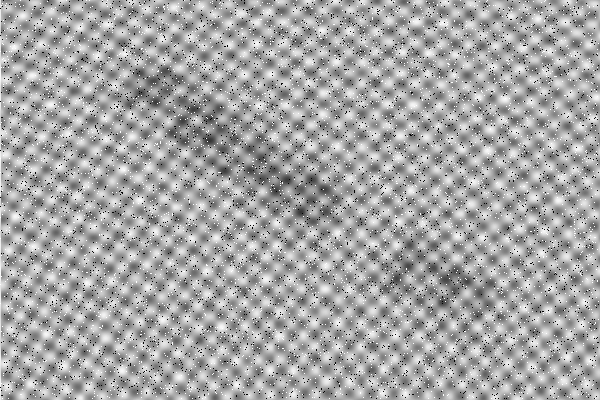
#> input picture assets/Letters-noisy.png, 600 x 400 px, found by its file name
$ jupyter execute notebook_letras.ipynb
#> lines starting #> are read from the running program, lines starting #| are printed output that depends on the picture; after the words box and inside, x2 and y2 are one past the last pixel; in counts of white or black regions, pixels touching at a corner belong together
# Projeto: Remoção de ruído periódico e segmentação de letras escondidas

Este notebook foi construído **a partir das ideias das aulas teóricas**:
- imagem digital e pré-processamento;
- filtros no domínio espacial;
- filtros no domínio das frequências;
- segmentação por thresholding.

A estratégia seguida é:

1. **Ler e caracterizar a imagem**
2. **Aplicar pré-processamento espacial** para reduzir ruído fino
3. **Analisar o espectro FFT** para encontrar ruído periódico
4. **Aplicar filtros notch gaussianos simétricos** no domínio da frequência
5. **Realçar estruturas escuras** no domínio espacial
6. **Segmentar** com Otsu / threshold local
7. **Comparar resultados**

O objetivo não é “adivinhar” letras à força, mas montar uma pipeline coerente com a teoria das aulas.

[cell 1]
import numpy as np
import cv2
import matplotlib.pyplot as plt
from pathlib import Path

plt.rcParams["figure.figsize"] = (10, 6)
plt.rcParams["image.cmap"] = "gray"
plt.rcParams["axes.titlesize"] = 13

## 1. Funções auxiliares

[cell 2]
def resolve_image_path(filename="Letters-noisy.png"):
#> called with filename = 'Letters-noisy.png'
    candidates = [
        Path(filename),
        Path("/mnt/data") / filename,
        Path.cwd() / filename,
        Path.cwd() / "assets" / filename,
        Path.cwd().parent / "assets" / filename,
    ]
    for path in candidates:
        if path.exists():
            return path
    raise FileNotFoundError(f"Não encontrei '{filename}'. Verifica o caminho.")


def show(img, title="", figsize=(7, 7), cmap="gray"):
    plt.figure(figsize=figsize)
    plt.imshow(img, cmap=cmap)
    plt.title(title)
    plt.axis("off")
    plt.show()


def show_pair(a, b, ta, tb, figsize=(14, 6), cmap="gray"):
    fig, ax = plt.subplots(1, 2, figsize=figsize)
    ax[0].imshow(a, cmap=cmap)
    ax[0].set_title(ta)
    ax[0].axis("off")
    ax[1].imshow(b, cmap=cmap)
    ax[1].set_title(tb)
    ax[1].axis("off")
    plt.tight_layout()
    plt.show()


def show_grid(images, titles, ncols=3, figsize=(16, 10), cmap="gray"):
    n = len(images)
    nrows = int(np.ceil(n / ncols))
    fig, ax = plt.subplots(nrows, ncols, figsize=figsize)
    ax = np.array(ax).reshape(nrows, ncols)
    for i in range(nrows * ncols):
        r, c = divmod(i, ncols)
        ax[r, c].axis("off")
        if i < n:
            ax[r, c].imshow(images[i], cmap=cmap)
            ax[r, c].set_title(titles[i])
    plt.tight_layout()
    plt.show()

## 2. Carregar a imagem

[cell 3]
img_path = resolve_image_path("Letters-noisy.png")
img = cv2.imread(str(img_path), cv2.IMREAD_GRAYSCALE)
#> img is the input picture: shape (400, 600); min 0, max 255, mean 166.1

if img is None:
    raise RuntimeError("A imagem não foi carregada.")

print("Imagem:", img_path)
print("Shape:", img.shape, "| dtype:", img.dtype)
#| Shape: (400, 600) | dtype: uint8

show(img, "Imagem original")

## 3. Observação inicial

Pela inspeção visual, a imagem contém:
- **ruído periódico** bem marcado;
- uma estrutura central mais escura;
- possíveis letras/traços escondidos.

Isto sugere combinar:
- **filtros espaciais** para redução de ruído fino;
- **filtros no domínio das frequências** para remover o padrão periódico;
- **segmentação** no fim.

[cell 4]
plt.figure(figsize=(8,4))
plt.hist(img.ravel(), bins=256, range=(0,255))
plt.title("Histograma da imagem")
plt.xlabel("Intensidade")
plt.ylabel("Número de píxeis")
plt.show()
#> figure, not shown here; tallest bar 6124 high, from x = 169.3 to 170.3

## 4. Pré-processamento espacial

[cell 5]
# parâmetros base
GAUSSIAN_KERNEL = 5
MEDIAN_KERNEL = 3

img_blur = cv2.GaussianBlur(img, (GAUSSIAN_KERNEL, GAUSSIAN_KERNEL), 0)
img_med = cv2.medianBlur(img_blur, MEDIAN_KERNEL)

show_grid(
    [img, img_blur, img_med],
    ["Original", "Gaussian blur", "Gaussian + mediana"],
    ncols=3,
    figsize=(15,5)
)
#> in show_grid, `n = len(images)`: n = 3
#> in show_grid, `nrows = int(np.ceil(n / ncols))`: nrows = 1

A mediana é útil para reduzir ruído impulsivo/fino, enquanto o suavizamento gaussiano reduz detalhe de alta frequência antes da segmentação.

## 5. FFT e espectro

[cell 6]
def fft_spectrum(img):
    fft = np.fft.fftshift(np.fft.fft2(img.astype(np.float32)))
    magnitude = np.log1p(np.abs(fft))
    return fft, magnitude

fft0, magnitude = fft_spectrum(img_med)

show_pair(img_med, magnitude, "Imagem pré-processada", "Magnitude FFT (log)")

## 6. Deteção automática de picos do ruído periódico

A teoria das aulas de filtragem espectral mostra que ruído periódico surge como **picos localizados no espectro**.
Como o filtro notch tem de ser **simétrico em relação ao centro**, vamos:
1. ignorar uma região circular central;
2. encontrar máximos locais fortes;
3. construir uma máscara notch gaussiana simétrica.

[cell 7]
PEAK_THRESHOLD_PERCENTILE = 99.9
PEAK_NEIGHBORHOOD = 9
CENTER_EXCLUSION_RADIUS = 16
NOTCH_SIGMA = 6.0

def detect_periodic_peaks(magnitude, percentile=99.9, neighborhood=9, center_radius=12):
    mag = magnitude.copy().astype(np.float32)
    rows, cols = mag.shape
    crow, ccol = rows // 2, cols // 2

    yy, xx = np.ogrid[:rows, :cols]
    center_mask = (yy - crow) ** 2 + (xx - ccol) ** 2 <= center_radius ** 2
    mag[center_mask] = 0

    kernel = np.ones((neighborhood, neighborhood), np.uint8)
    local_max = cv2.dilate(mag, kernel)

    threshold = np.percentile(mag, percentile)
    peak_mask = (mag >= threshold) & (mag == local_max)
    coords = np.argwhere(peak_mask)

    selected = []
    min_dist = max(2, neighborhood // 2)
    for r, c in coords:
        if all((r-r0)**2 + (c-c0)**2 > min_dist**2 for r0, c0 in selected):
            selected.append((int(r), int(c)))

    return selected, peak_mask.astype(np.uint8) * 255


def build_gaussian_notch_mask(shape, peaks, sigma=4.0):
    rows, cols = shape
    crow, ccol = rows // 2, cols // 2
    yy, xx = np.ogrid[:rows, :cols]
    mask = np.ones((rows, cols), np.float32)

    for r, c in peaks:
        rs, cs = 2 * crow - r, 2 * ccol - c

        d2a = (yy - r) ** 2 + (xx - c) ** 2
        d2b = (yy - rs) ** 2 + (xx - cs) ** 2

        notch_a = 1.0 - np.exp(-d2a / (2 * sigma ** 2))
        notch_b = 1.0 - np.exp(-d2b / (2 * sigma ** 2))

        mask *= notch_a * notch_b

    return mask


def apply_frequency_filter(img, mask):
    fft = np.fft.fftshift(np.fft.fft2(img.astype(np.float32)))
    filtered = fft * mask
    rec = np.fft.ifft2(np.fft.ifftshift(filtered))
    rec = np.abs(rec)
    rec = cv2.normalize(rec, None, 0, 255, cv2.NORM_MINMAX)
    return rec.astype(np.uint8)

[cell 8]
peaks, peak_mask = detect_periodic_peaks(
    magnitude,
    percentile=PEAK_THRESHOLD_PERCENTILE,
    neighborhood=PEAK_NEIGHBORHOOD,
    center_radius=CENTER_EXCLUSION_RADIUS
)
#> in detect_periodic_peaks, `mag[center_mask] = 0`: mag: shape (400, 600) float32; min 0, max 13.9, mean 6.88
#> in detect_periodic_peaks, `local_max = cv2.dilate(mag, kernel)`:
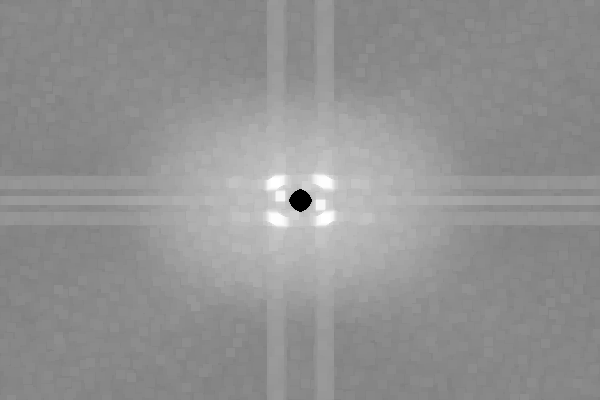
#> local_max: shape (400, 600) float32; min 0, max 13.9, mean 8; drawn with min black and max white
#> in detect_periodic_peaks, `threshold = np.percentile(mag, percentile)`: threshold = 11.49
#> in detect_periodic_peaks, `peak_mask = (mag >= threshold) & (mag == local_max)`:
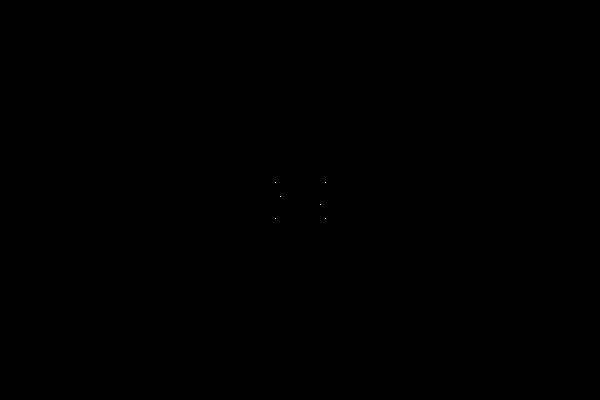
#> peak_mask: shape (400, 600) bool; 0% white in thin lines or dots, all inside (x1, y1, x2, y2) = (275, 182, 326, 219)
#> in detect_periodic_peaks, `coords = np.argwhere(peak_mask)`: coords = [[182, 275], [182, 325], [196, 280], [204, 320], [218, 275], [218, 325]]
#> the loop in detect_periodic_peaks, `for r, c in coords:` made 6 passes
#> after the loop in detect_periodic_peaks, `for r, c in coords:`: selected = [(182, 275), (182, 325), (196, 280), (204, 320), (218, 275), (218, 325)]
#> peaks has the same summary as selected in detect_periodic_peaks

mask = build_gaussian_notch_mask(
    img.shape,
    peaks,
    sigma=NOTCH_SIGMA
)
#> the loop in build_gaussian_notch_mask, `for r, c in peaks:` made 6 passes
#> (r, c, rs, cs) on passes 1 to 6: (182, 275, 218, 325), (182, 325, 218, 275), (196, 280, 204, 320), (204, 320, 196, 280), (218, 275, 182, 325), (218, 325, 182, 275)
#> pass 1, in build_gaussian_notch_mask, `notch_a = 1.0 - np.exp(-d2a / (2 * sigma ** 2))`:
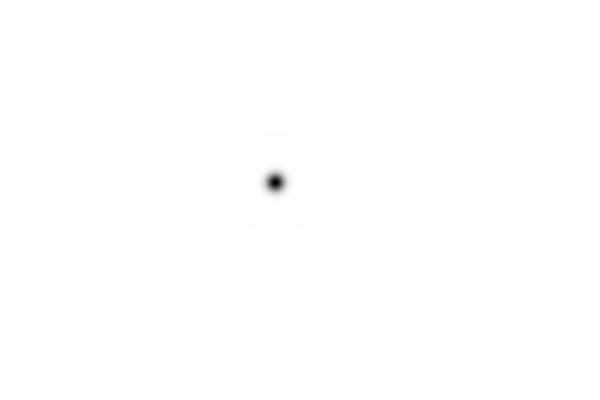
#> notch_a: shape (400, 600) float64; min 0, max 1, mean 0.999

filtered = apply_frequency_filter(img_med, mask)

print("Número de picos detetados:", len(peaks))
#| Número de picos detetados: 6
show_grid(
    [magnitude, peak_mask, mask, filtered],
    ["Magnitude FFT", "Picos detetados", "Máscara notch", "Após notch filtering"],
    ncols=2,
    figsize=(14,10)
)

## 7. Realce no domínio espacial

Depois de remover parte do padrão periódico, tentamos destacar estruturas escuras com:
- **black-hat morfológico**;
- suavização leve;
- normalização.

[cell 9]
BLACKHAT_KERNEL = 31

kernel_bh = cv2.getStructuringElement(cv2.MORPH_ELLIPSE, (BLACKHAT_KERNEL, BLACKHAT_KERNEL))
blackhat = cv2.morphologyEx(filtered, cv2.MORPH_BLACKHAT, kernel_bh)
blackhat = cv2.normalize(blackhat, None, 0, 255, cv2.NORM_MINMAX)
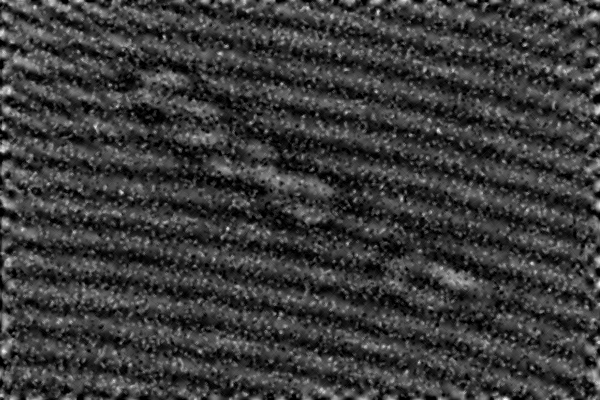
#> blackhat: shape (400, 600); min 0, max 255, mean 58.1

enhanced = cv2.GaussianBlur(blackhat, (3, 3), 0)

show_grid(
    [filtered, blackhat, enhanced],
    ["Filtrada no domínio da frequência", "Black-hat", "Realce final"],
    ncols=3,
    figsize=(16,5)
)

## 8. Segmentação: Otsu e threshold local

[cell 10]
MIN_COMPONENT_AREA = 100

def remove_small_components(binary, min_area=80):
    n, labels, stats, _ = cv2.connectedComponentsWithStats(binary, 8)
    cleaned = np.zeros_like(binary)
    for i in range(1, n):
        if stats[i, cv2.CC_STAT_AREA] >= min_area:
            cleaned[labels == i] = 255
    return cleaned

_, otsu = cv2.threshold(enhanced, 0, 255, cv2.THRESH_BINARY + cv2.THRESH_OTSU)
#> otsu: shape (400, 600); 45.3% white; 707 white regions (589 under 20 px), largest, box (x1, y1, x2, y2) and area: (0, 0, 600, 89) 18280, (199, 71, 600, 212) 7672, (0, 48, 223, 139) 7309
adapt = cv2.adaptiveThreshold(
    enhanced, 255, cv2.ADAPTIVE_THRESH_GAUSSIAN_C,
    cv2.THRESH_BINARY, 35, 2
)
#> adapt: shape (400, 600); 50.5% white; 402 black regions (319 under 20 px), largest, box (x1, y1, x2, y2) and area: (0, 0, 600, 400) 103522, (488, 351, 600, 400) 1590, (219, 0, 329, 38) 1379

otsu_clean = remove_small_components(otsu, MIN_COMPONENT_AREA)
#> in remove_small_components, `n, labels, stats, _ = cv2.connectedComponentsWithStats(binary, 8)`:
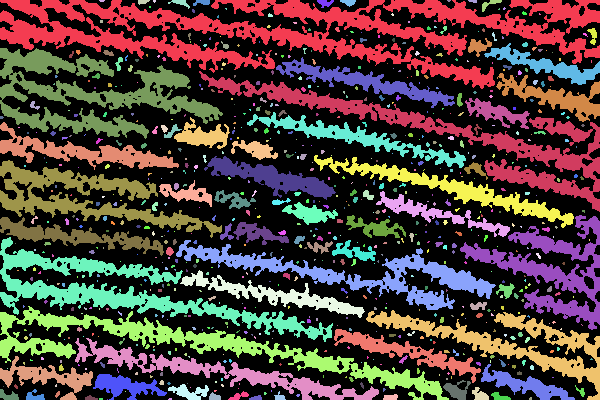
#> labels: shape (400, 600) int32; 708 distinct labels, from 0 to 707; one colour per label, 0 black
#> in remove_small_components, `n, labels, stats, _ = cv2.connectedComponentsWithStats(binary, 8)`: n = 708; stats = 708 rows, first 6: [0, 0, 600, 400, 131268], [0, 0, 600, 89, 18280], [99, 0, 6, 2, 10], [138, 0, 12, 5, 41], [153, 0, 3, 3, 7], [168, 0, 22, 9, 78]
adapt_clean = remove_small_components(adapt, MIN_COMPONENT_AREA)
#> call 2 of remove_small_components, with min_area = 100
#> in remove_small_components (call 2), `n, labels, stats, _ = cv2.connectedComponentsWithStats(binary, 8)`:
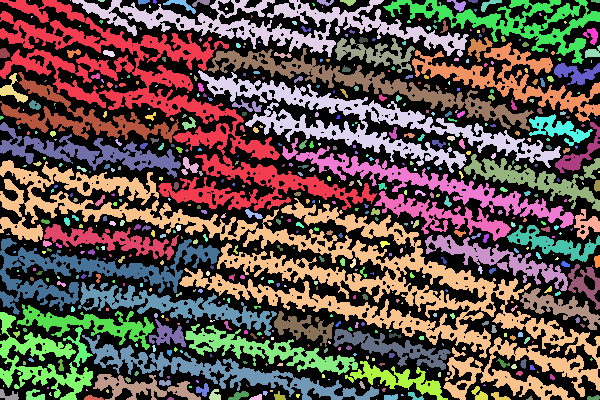
#> labels: shape (400, 600) int32; 559 distinct labels, from 0 to 558; one colour per label, 0 black
#> in remove_small_components (call 2), `n, labels, stats, _ = cv2.connectedComponentsWithStats(binary, 8)`: n = 559; stats = 559 rows, first 6: [0, 0, 600, 400, 118822], [0, 0, 377, 211, 14196], [29, 0, 1, 1, 1], [70, 0, 1, 1, 1], [72, 0, 397, 57, 6500], [98, 0, 7, 2, 11]
#> after the loop in remove_small_components (call 2), `for i in range(1, n):`: cleaned: shape (400, 600); 47% white; 48 white regions, largest, box (x1, y1, x2, y2) and area: (0, 160, 600, 400) 24591, (0, 0, 377, 211) 14196, (198, 70, 561, 173) 7734

show_grid(
    [enhanced, otsu, otsu_clean, adapt, adapt_clean],
    ["Realce final", "Otsu", "Otsu limpo", "Threshold local", "Threshold local limpo"],
    ncols=3,
    figsize=(16,10)
)

## 9. Extra: deteção de linhas dominantes (opcional)

Como o ruído ainda tem orientação forte, faz sentido medir isso com bordos + Hough.
Não serve diretamente para ler letras, mas ajuda a perceber se ainda sobraram bandas diagonais.

[cell 11]
edges = cv2.Canny(filtered, 50, 150)
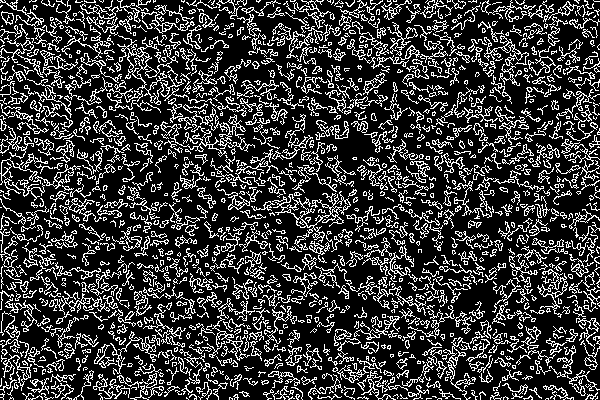
#> edges: shape (400, 600); 22.5% white in thin lines or dots
lines = cv2.HoughLinesP(edges, 1, np.pi/180, threshold=80, minLineLength=40, maxLineGap=8)
#> lines = 623 rows, first 6: [412, 60, 458, 14], [232, 100, 310, 178], [280, 189, 335, 244], [288, 146, 348, 206], [136, 303, 196, 243], [0, 0, 53, 30]

line_img = cv2.cvtColor(filtered, cv2.COLOR_GRAY2BGR)
count_lines = 0

if lines is not None:
    for line in lines[:150]:
        x1, y1, x2, y2 = line[0]
        cv2.line(line_img, (x1, y1), (x2, y2), (255, 0, 0), 1)
        count_lines += 1
#> this loop made 150 passes
#> (x1, y1, x2, y2) on passes 1 to 12: (412, 60, 458, 14), (232, 100, 310, 178), (280, 189, 335, 244), (288, 146, 348, 206), (136, 303, 196, 243), (0, 0, 53, 30), (124, 44, 175, 95), (95, 22, 174, 101), (120, 224, 161, 183), (392, 156, 446, 102), (459, 173, 531, 140), (375, 235, 491, 119)
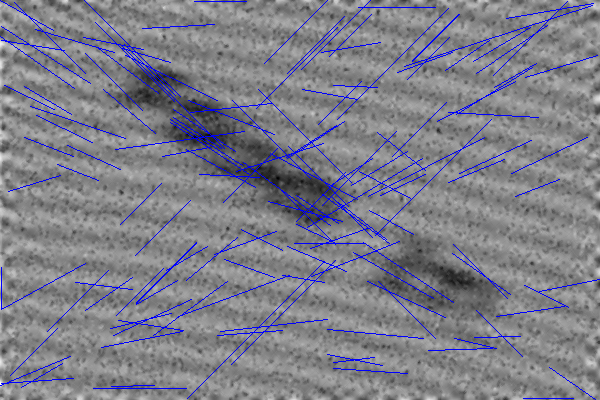
#> line_img: shape (400, 600, 3); mean B, G, R 137, 126.7, 126.7
#> after the loop, count_lines = 150

print("Linhas desenhadas:", count_lines)
#| Linhas desenhadas: 150
show_grid([edges, line_img], ["Canny", "Linhas Hough sobre a imagem filtrada"], ncols=2, figsize=(14,6), cmap=None)

## 10. Zona de experimentação

Aqui podes testar parâmetros sem mexer no resto do notebook.

[cell 12]
# Ajusta estes valores e corre a célula para testar rapidamente
trial_percentile = 99.9
trial_sigma = 6.0
trial_center_radius = 16
trial_neighborhood = 9
trial_blackhat = 31
trial_min_area = 100

peaks_t, peak_mask_t = detect_periodic_peaks(
    magnitude,
    percentile=trial_percentile,
    neighborhood=trial_neighborhood,
    center_radius=trial_center_radius
)
#> the loop in detect_periodic_peaks (call 2), `for r, c in coords:` made 6 passes
#> peaks_t has the same summary as selected in detect_periodic_peaks

mask_t = build_gaussian_notch_mask(img.shape, peaks_t, sigma=trial_sigma)
#> the loop in build_gaussian_notch_mask (call 2), `for r, c in peaks:` made 6 passes
filtered_t = apply_frequency_filter(img_med, mask_t)

kernel_t = cv2.getStructuringElement(cv2.MORPH_ELLIPSE, (trial_blackhat, trial_blackhat))
#> kernel_t: shape (31, 31); values 0 (black) and 1 (white), 75.9% white; 4 black regions, box (x1, y1, x2, y2) and area: (0, 0, 15, 12) 58, (16, 0, 31, 12) 58, (0, 19, 15, 31) 58, (16, 19, 31, 31) 58
blackhat_t = cv2.morphologyEx(filtered_t, cv2.MORPH_BLACKHAT, kernel_t)
blackhat_t = cv2.normalize(blackhat_t, None, 0, 255, cv2.NORM_MINMAX)

_, otsu_t = cv2.threshold(blackhat_t, 0, 255, cv2.THRESH_BINARY + cv2.THRESH_OTSU)
#> otsu_t: shape (400, 600); 45.7% white; 1014 white regions (869 under 20 px), largest, box (x1, y1, x2, y2) and area: (0, 0, 600, 122) 20003, (199, 71, 600, 212) 8355, (0, 305, 471, 400) 6920
otsu_t = remove_small_components(otsu_t, trial_min_area)
#> call 3 of remove_small_components, with min_area = 100
#> in remove_small_components (call 3), `n, labels, stats, _ = cv2.connectedComponentsWithStats(binary, 8)`:
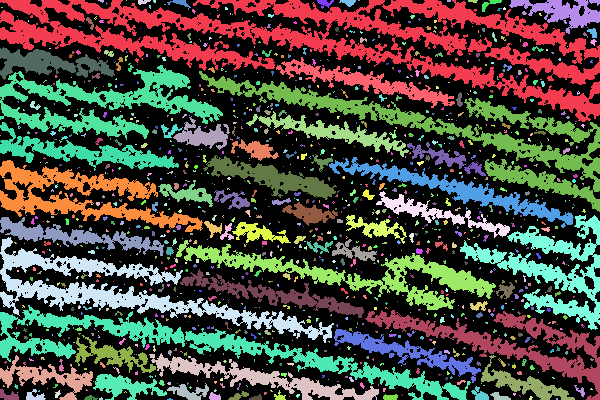
#> labels: shape (400, 600) int32; 1015 distinct labels, from 0 to 1014; one colour per label, 0 black
#> in remove_small_components (call 3), `n, labels, stats, _ = cv2.connectedComponentsWithStats(binary, 8)`: n = 1015; stats = 1015 rows, first 6: [0, 0, 600, 400, 130361], [0, 0, 600, 122, 20003], [98, 0, 6, 3, 11], [126, 0, 1, 1, 1], [138, 0, 13, 5, 43], [153, 0, 3, 3, 8]
#> after the loop in remove_small_components (call 3), `for i in range(1, n):`:
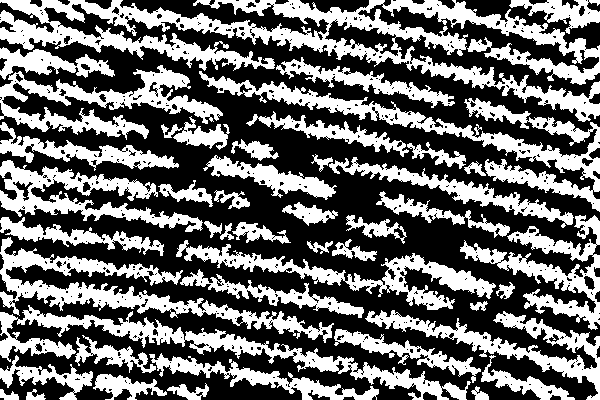
#> cleaned: shape (400, 600); 42% white; 46 white regions, largest, box (x1, y1, x2, y2) and area: (0, 0, 600, 122) 20003, (199, 71, 600, 212) 8355, (0, 305, 471, 400) 6920

print("Picos:", len(peaks_t))
#| Picos: 6
show_grid(
    [peak_mask_t, mask_t, filtered_t, blackhat_t, otsu_t],
    ["Picos", "Máscara notch", "Filtrada", "Black-hat", "Otsu limpo"],
    ncols=3,
    figsize=(16,10)
)
